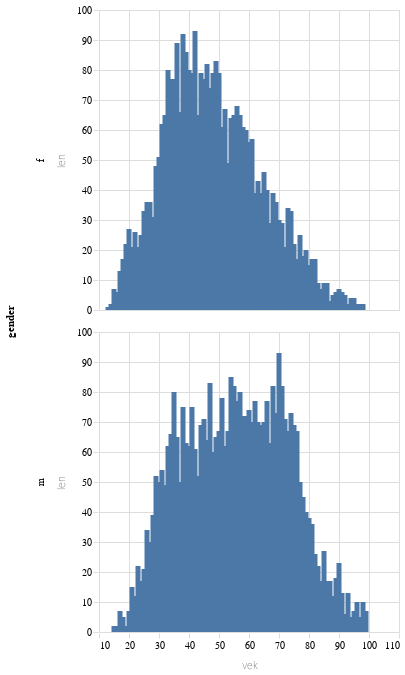

The cell this chart's notebook holds for it:
### Code cell
alt.Chart(cr2.filter(pl.col('gender').is_in(['m','f'])).to_pandas()).mark_bar().encode(alt.X("vek"),alt.Y("len"),alt.Row("gender"))

### Figure 1 — Vega-Lite specification as saved in the notebook (floating-point values rounded to 4 significant figures; data arrays with more than 128 entries replaced by an {"elided": "..."} marker saying what was removed)
{"config": {"title": {"font": "Noticia Text", "fontSize": 14, "anchor": "start", "lineHeight": 21, "fontWeight": "bolder", "subtitleFont": "Noticia Text", "subtitleFontSize": 12, "subtitleFontWeight": "lighter", "subtitlePadding": 12, "dy": -12}, "axis": {"labelFont": "Asap", "titleFont": "Asap", "fontWeight": "lighter", "titleFontWeight": "lighter", "labelFontSize": 10, "titleFontSize": 10, "labelPadding": 2, "titlePadding": 10, "domainOpacity": 0, "tickColor": "#DCDDD6"}, "legend": {"labelFont": "Asap", "labelFontWeight": "normal", "titleFont": "Asap", "titleFontWeight": "normal", "labelFontSize": 10, "titleFontSize": 10}}, "data": {"name": "data-932254ec62c288fe01676add7456f7e8"}, "mark": {"type": "bar"}, "encoding": {"row": {"field": "gender", "type": "nominal"}, "x": {"field": "vek", "type": "quantitative"}, "y": {"field": "len", "type": "quantitative"}}, "$schema": "https://vega.github.io/schema/vega-lite/v5.8.0.json", "datasets": {"data-932254ec62c288fe01676add7456f7e8": {"elided": "171 records"}}}
